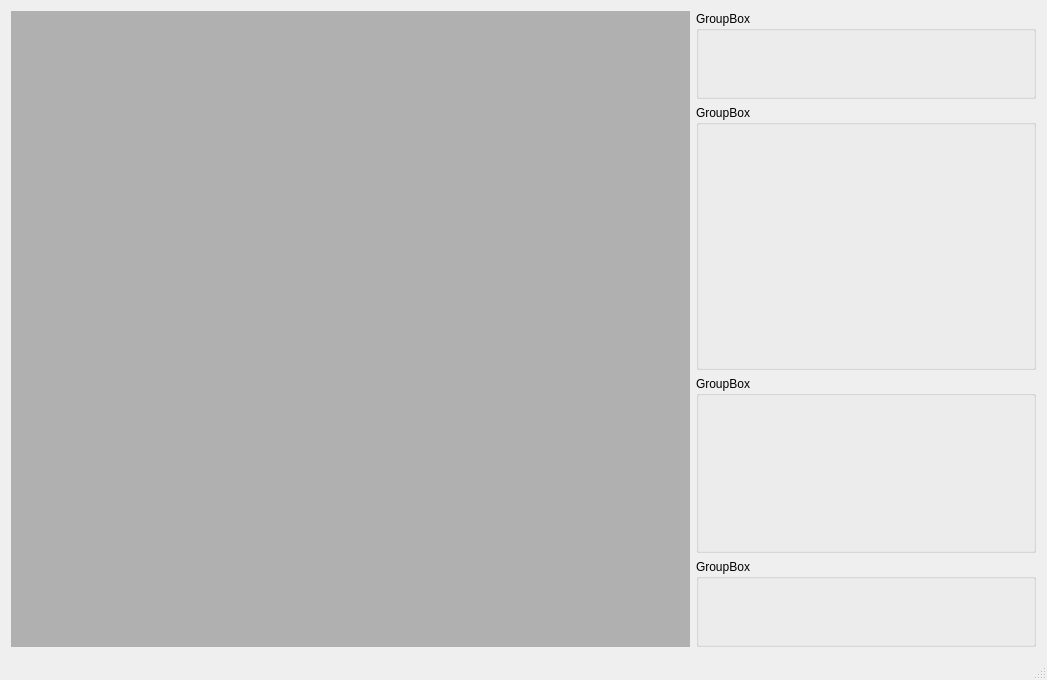
<?xml version="1.0" encoding="UTF-8"?>
<ui version="4.0">
 <class>MainWindow</class>
 <widget class="QMainWindow" name="MainWindow">
  <property name="geometry">
   <rect>
    <x>0</x>
    <y>0</y>
    <width>1047</width>
    <height>680</height>
   </rect>
  </property>
  <property name="windowTitle">
   <string>MainWindow</string>
  </property>
  <widget class="QWidget" name="centralWidget">
   <layout class="QVBoxLayout" name="verticalLayout_2">
    <item>
     <layout class="QHBoxLayout" name="horizontalLayout" stretch="2,1">
      <item>
       <widget class="QWidget" name="mainwidget" native="true">
        <property name="styleSheet">
         <string notr="true">background-color: rgb(176, 176, 176);</string>
        </property>
       </widget>
      </item>
      <item>
       <layout class="QVBoxLayout" name="verticalLayout" stretch="1,3,2,1">
        <item>
         <widget class="QGroupBox" name="groupBox_resource">
          <property name="title">
           <string>GroupBox</string>
          </property>
         </widget>
        </item>
        <item>
         <widget class="QGroupBox" name="groupBox_Tower">
          <property name="title">
           <string>GroupBox</string>
          </property>
         </widget>
        </item>
        <item>
         <widget class="QGroupBox" name="groupBox_introduce">
          <property name="title">
           <string>GroupBox</string>
          </property>
         </widget>
        </item>
        <item>
         <widget class="QGroupBox" name="groupBox_skill">
          <property name="title">
           <string>GroupBox</string>
          </property>
         </widget>
        </item>
       </layout>
      </item>
     </layout>
    </item>
   </layout>
  </widget>
  <widget class="QStatusBar" name="statusBar"/>
 </widget>
 <layoutdefault spacing="6" margin="11"/>
 <resources/>
 <connections/>
</ui>
